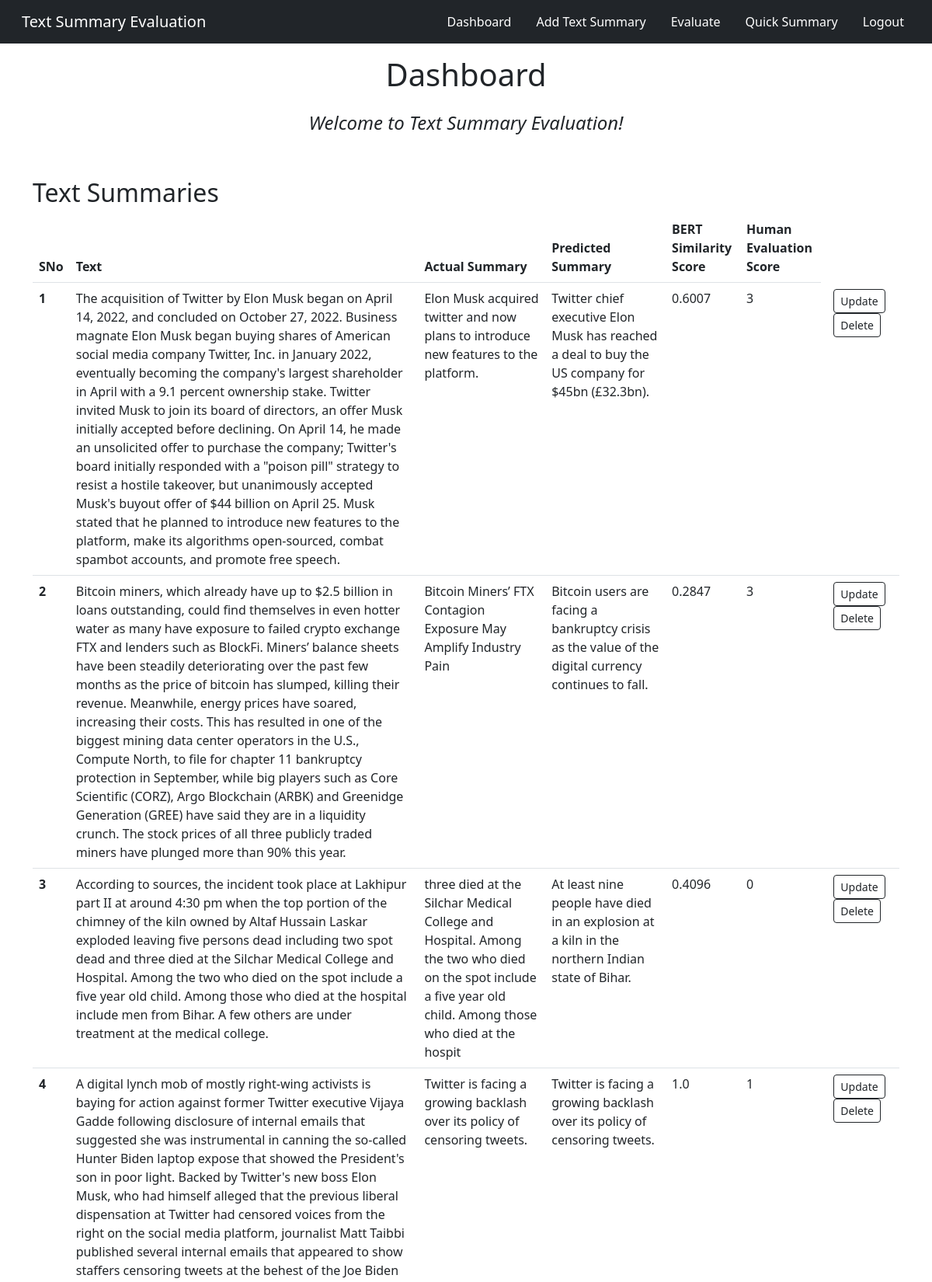
The page /dashboard (signed in, upper part) on the database its author committed.
### app.py (models this page shows, shortened)
class TextSum(db.Model):
    sno = db.Column(db.Integer, primary_key=True)
    text = db.Column(db.String(10000), nullable=False)
    predicted_summary = db.Column(db.String(1000), nullable=False)
    actual_summary = db.Column(db.String(1000), nullable=False)
    cos_sim_score = db.Column(db.Float, nullable=True)
    human_score = db.Column(db.Integer, nullable=True)
    date_created = db.Column(db.DateTime, default=datetime.utcnow)

### app.py (the view)
@app.route('/dashboard', methods=['GET', 'POST'])
@login_required
def dashboard():
    allTextSum = TextSum.query.all()
    return render_template('dashboard.html', allTextSum=allTextSum)

### app.py (called while the page is built)
@login_manager.user_loader
def load_user(user_id):
    return User.get(user_id)

    def get(id):
        return User.query.filter_by(id=id).first()

### templates/dashboard.html (shortened to what this page needs)
<!DOCTYPE html>
<html lang="en">
<head>
</head>
<body>
{% extends 'base2.html' %}
{% block body %}
    <h1>Dashboard</h1>
    <h4><i>Welcome to Text Summary Evaluation!</i></h4>
    <div class="container">
        <h2>Text Summaries</h2>
        {% if allTextSum|length == 0%}
            <div class="alert alert-dark" role="alert">
                No record
            </div>
        {% else %}
            <table class="table">
                <thead>
                    <tr>
                        <th scope="col">SNo</th>
                        <th scope="col">Text</th>
                        <th scope="col">Actual Summary</th>
                        <th scope="col">Predicted Summary</th>
                        <th scope="col">BERT Similarity Score</th>
                        <th scope="col">Human Evaluation Score</th>
                    </tr>
                </thead>
                <tbody>
                    {% for textsum in allTextSum %}
                        <tr>
                            <th scope="row">{{loop.index}}</th>
                            <td>{{textsum.text}}</td>
                            <td>{{textsum.actual_summary}}</td>
                            <td>{{textsum.predicted_summary}}</td>
                            <td>{{textsum.cos_sim_score}}</td>
                            <td>{{textsum.human_score}}</td>
                            <td>
                                <a href="/textsum/update/{{textsum.sno}}" type="button" class="btn btn-outline-dark btn-sm mx-2">Update</button>
                                <a href="/textsum/delete/{{textsum.sno}}" type="button" class="btn btn-outline-dark btn-sm mx-2">Delete</button>
                            </td>
                        </tr>
                    {% endfor %}
                </tbody>
            </table>
        {% endif %}
    </div>
{% endblock body %}

### templates/dashboard.html (style rules this page uses)
h1 { padding: 1rem; text-align: center; }
h4 { padding-bottom: 3rem; text-align: center; }
.container { padding-bottom: 10rem; }

### rows shown on the page
TextSum: text "The acquisition of Twitter by Elon Musk began on April 14, 2022, and concluded on October 27, 2022. Business magnate Elon Musk began buying shares of American social media company Twitter, Inc. in January 2022, eventually becoming the company's largest shareholder in April with a 9.1 percent ownership stake. Twitter invited Musk to join its board of directors, an offer Musk initially accepted before declining. On April 14, he made an unsolicited offer to purchase the company; Twitter's board initially responded with a \"poison pill\" strategy to resist a hostile takeover, but unanimously accepted Musk's buyout offer of $44 billion on April 25. Musk stated that he planned to introduce new…", actual_summary "Elon Musk acquired twitter and now plans to introduce new features to the platform.", predicted_summary "Twitter chief executive Elon Musk has reached a deal to buy the US company for $45bn (£32.3bn).", cos_sim_score "0.6007", human_score "3"
TextSum: text "Bitcoin miners, which already have up to $2.5 billion in loans outstanding, could find themselves in even hotter water as many have exposure to failed crypto exchange FTX and lenders such as BlockFi. Miners’ balance sheets have been steadily deteriorating over the past few months as the price of bitcoin has slumped, killing their revenue. Meanwhile, energy prices have soared, increasing their costs. This has resulted in one of the biggest mining data center operators in the U.S., Compute North, to file for chapter 11 bankruptcy protection in September, while big players such as Core Scientific (CORZ), Argo Blockchain (ARBK) and Greenidge Generation (GREE) have said they are in a liquidity…", actual_summary "Bitcoin Miners’ FTX Contagion Exposure May Amplify Industry Pain", predicted_summary "Bitcoin users are facing a bankruptcy crisis as the value of the digital currency continues to fall.", cos_sim_score "0.2847", human_score "3"
TextSum: text "According to sources, the incident took place at Lakhipur part II at around 4:30 pm when the top portion of the chimney of the kiln owned by Altaf Hussain Laskar exploded leaving five persons dead including two spot dead and three died at the Silchar Medical College and Hospital. Among the two who died on the spot include a five year old child. Among those who died at the hospital include men from Bihar. A few others are under treatment at the medical college.", actual_summary "three died at the Silchar Medical College and Hospital. Among the two who died on the spot include a five year old child. Among those who died at the hospit", predicted_summary "At least nine people have died in an explosion at a kiln in the northern Indian state of Bihar.", cos_sim_score "0.4096", human_score "0"
TextSum: actual_summary "Twitter is facing a growing backlash over its policy of censoring tweets.", predicted_summary "Twitter is facing a growing backlash over its policy of censoring tweets.", cos_sim_score "1.0", human_score "1"
